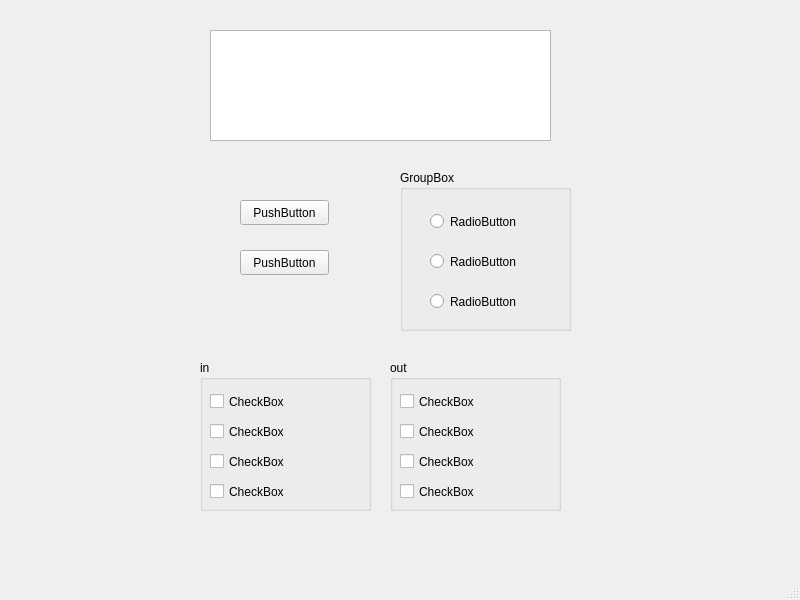
<?xml version="1.0" encoding="UTF-8"?>
<ui version="4.0">
 <class>MainWindow</class>
 <widget class="QMainWindow" name="MainWindow">
  <property name="enabled">
   <bool>true</bool>
  </property>
  <property name="geometry">
   <rect>
    <x>0</x>
    <y>0</y>
    <width>800</width>
    <height>600</height>
   </rect>
  </property>
  <property name="mouseTracking">
   <bool>true</bool>
  </property>
  <property name="windowTitle">
   <string>MainWindow</string>
  </property>
  <property name="statusTip">
   <string/>
  </property>
  <widget class="QWidget" name="centralwidget">
   <widget class="QPushButton" name="pushButton">
    <property name="geometry">
     <rect>
      <x>240</x>
      <y>200</y>
      <width>89</width>
      <height>25</height>
     </rect>
    </property>
    <property name="text">
     <string>PushButton</string>
    </property>
   </widget>
   <widget class="QPushButton" name="pushButton_2">
    <property name="geometry">
     <rect>
      <x>240</x>
      <y>250</y>
      <width>89</width>
      <height>25</height>
     </rect>
    </property>
    <property name="text">
     <string>PushButton</string>
    </property>
   </widget>
   <widget class="QGroupBox" name="groupBox">
    <property name="geometry">
     <rect>
      <x>400</x>
      <y>170</y>
      <width>171</width>
      <height>161</height>
     </rect>
    </property>
    <property name="title">
     <string>GroupBox</string>
    </property>
    <widget class="QRadioButton" name="radioButton_1">
     <property name="geometry">
      <rect>
       <x>30</x>
       <y>40</y>
       <width>112</width>
       <height>23</height>
      </rect>
     </property>
     <property name="text">
      <string>RadioButton</string>
     </property>
    </widget>
    <widget class="QRadioButton" name="radioButton_2">
     <property name="geometry">
      <rect>
       <x>30</x>
       <y>80</y>
       <width>112</width>
       <height>23</height>
      </rect>
     </property>
     <property name="text">
      <string>RadioButton</string>
     </property>
    </widget>
    <widget class="QRadioButton" name="radioButton_3">
     <property name="geometry">
      <rect>
       <x>30</x>
       <y>120</y>
       <width>112</width>
       <height>23</height>
      </rect>
     </property>
     <property name="text">
      <string>RadioButton</string>
     </property>
    </widget>
   </widget>
   <widget class="QTextEdit" name="textEdit">
    <property name="geometry">
     <rect>
      <x>210</x>
      <y>30</y>
      <width>341</width>
      <height>111</height>
     </rect>
    </property>
   </widget>
   <widget class="QGroupBox" name="groupBox_3">
    <property name="geometry">
     <rect>
      <x>200</x>
      <y>360</y>
      <width>171</width>
      <height>151</height>
     </rect>
    </property>
    <property name="title">
     <string>in</string>
    </property>
    <widget class="QCheckBox" name="checkBox_1">
     <property name="geometry">
      <rect>
       <x>10</x>
       <y>30</y>
       <width>92</width>
       <height>23</height>
      </rect>
     </property>
     <property name="text">
      <string>CheckBox</string>
     </property>
    </widget>
    <widget class="QCheckBox" name="checkBox_2">
     <property name="geometry">
      <rect>
       <x>10</x>
       <y>60</y>
       <width>92</width>
       <height>23</height>
      </rect>
     </property>
     <property name="text">
      <string>CheckBox</string>
     </property>
    </widget>
    <widget class="QCheckBox" name="checkBox_3">
     <property name="geometry">
      <rect>
       <x>10</x>
       <y>90</y>
       <width>92</width>
       <height>23</height>
      </rect>
     </property>
     <property name="text">
      <string>CheckBox</string>
     </property>
    </widget>
    <widget class="QCheckBox" name="checkBox_4">
     <property name="geometry">
      <rect>
       <x>10</x>
       <y>120</y>
       <width>92</width>
       <height>23</height>
      </rect>
     </property>
     <property name="text">
      <string>CheckBox</string>
     </property>
    </widget>
   </widget>
   <widget class="QGroupBox" name="groupBox_4">
    <property name="geometry">
     <rect>
      <x>390</x>
      <y>360</y>
      <width>171</width>
      <height>151</height>
     </rect>
    </property>
    <property name="title">
     <string>out</string>
    </property>
    <widget class="QCheckBox" name="checkBox_5">
     <property name="enabled">
      <bool>true</bool>
     </property>
     <property name="geometry">
      <rect>
       <x>10</x>
       <y>30</y>
       <width>92</width>
       <height>23</height>
      </rect>
     </property>
     <property name="mouseTracking">
      <bool>false</bool>
     </property>
     <property name="statusTip">
      <string/>
     </property>
     <property name="text">
      <string>CheckBox</string>
     </property>
    </widget>
    <widget class="QCheckBox" name="checkBox_6">
     <property name="enabled">
      <bool>true</bool>
     </property>
     <property name="geometry">
      <rect>
       <x>10</x>
       <y>60</y>
       <width>92</width>
       <height>23</height>
      </rect>
     </property>
     <property name="statusTip">
      <string notr="true"/>
     </property>
     <property name="text">
      <string>CheckBox</string>
     </property>
    </widget>
    <widget class="QCheckBox" name="checkBox_7">
     <property name="enabled">
      <bool>true</bool>
     </property>
     <property name="geometry">
      <rect>
       <x>10</x>
       <y>90</y>
       <width>92</width>
       <height>23</height>
      </rect>
     </property>
     <property name="statusTip">
      <string/>
     </property>
     <property name="text">
      <string>CheckBox</string>
     </property>
    </widget>
    <widget class="QCheckBox" name="checkBox_8">
     <property name="enabled">
      <bool>true</bool>
     </property>
     <property name="geometry">
      <rect>
       <x>10</x>
       <y>120</y>
       <width>92</width>
       <height>23</height>
      </rect>
     </property>
     <property name="statusTip">
      <string notr="true"/>
     </property>
     <property name="text">
      <string>CheckBox</string>
     </property>
    </widget>
   </widget>
  </widget>
  <widget class="QMenuBar" name="menubar">
   <property name="geometry">
    <rect>
     <x>0</x>
     <y>0</y>
     <width>800</width>
     <height>22</height>
    </rect>
   </property>
  </widget>
  <widget class="QStatusBar" name="statusbar"/>
 </widget>
 <resources/>
 <connections/>
</ui>
